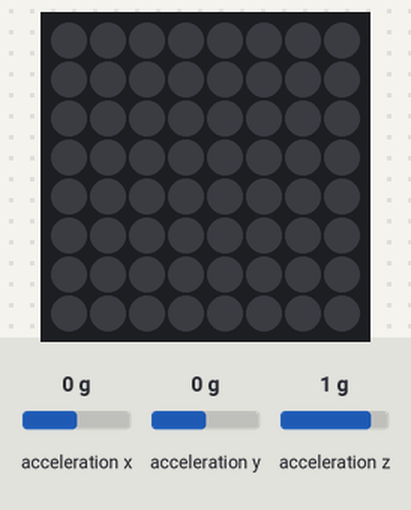
The program below on a simulated Raspberry Pi (BCM pin numbers) with a Sense HAT. Shown: the Sense HAT's 8×8 RGB LED matrix. The test bench sets the inputs (shaded band); at power-on: acceleration x 0 g, acceleration y 0 g, acceleration z 1 g.

Above: at 1.2 s.
1.3 s: acceleration x set to -1.4 g
At 2.2 s:
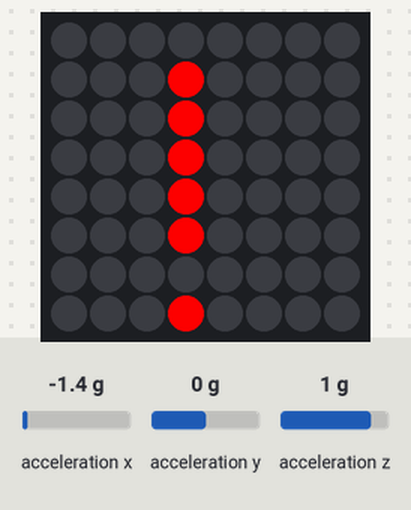
2.8 s: acceleration x set to -0.8 g
At 3.3 s:
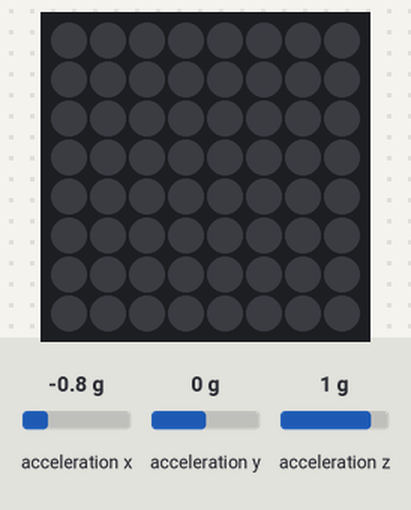
4.3 s: acceleration x set to 0.9 g
5.8 s: acceleration x set to 1.2 g
At 6.8 s:
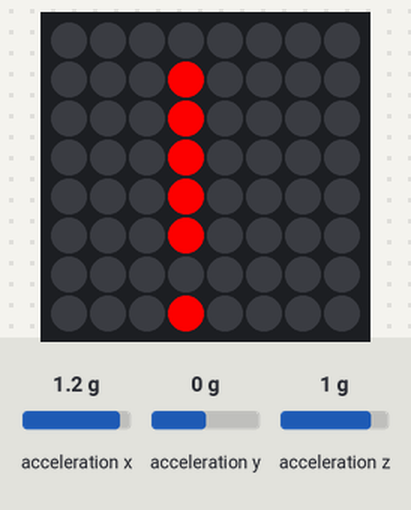
Timing chart, 0 to 8.3 s (numbered marks = the images above; inputs shaded):
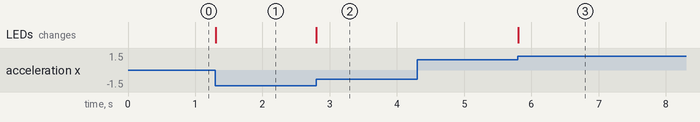

The program:

accelerometre.py
```python
from sense_emu import SenseHat

sense = SenseHat()

red = (255, 0, 0)

while True:
    acceleration = sense.get_accelerometer_raw()
    x = acceleration['x']
    y = acceleration['y']
    z = acceleration['z']

    x = abs(x)
    y = abs(y)
    z = abs(z)

    if x > 1 or y > 1 or z > 1:
        sense.show_letter("!", red)
    else:
        sense.clear()
```

Measured:
- the behaviour switches between 1 and 1.1 g on acceleration x (found by bisection; images 2 and 3)
- after the input at 1.3 s, the LEDs: change at once (image 1)
- after the input at 2.8 s, the LEDs: change at once (image 2)
- after the input at 4.3 s, every drawn part: stays the same
- after the input at 5.8 s, the LEDs: change at once (image 3)
